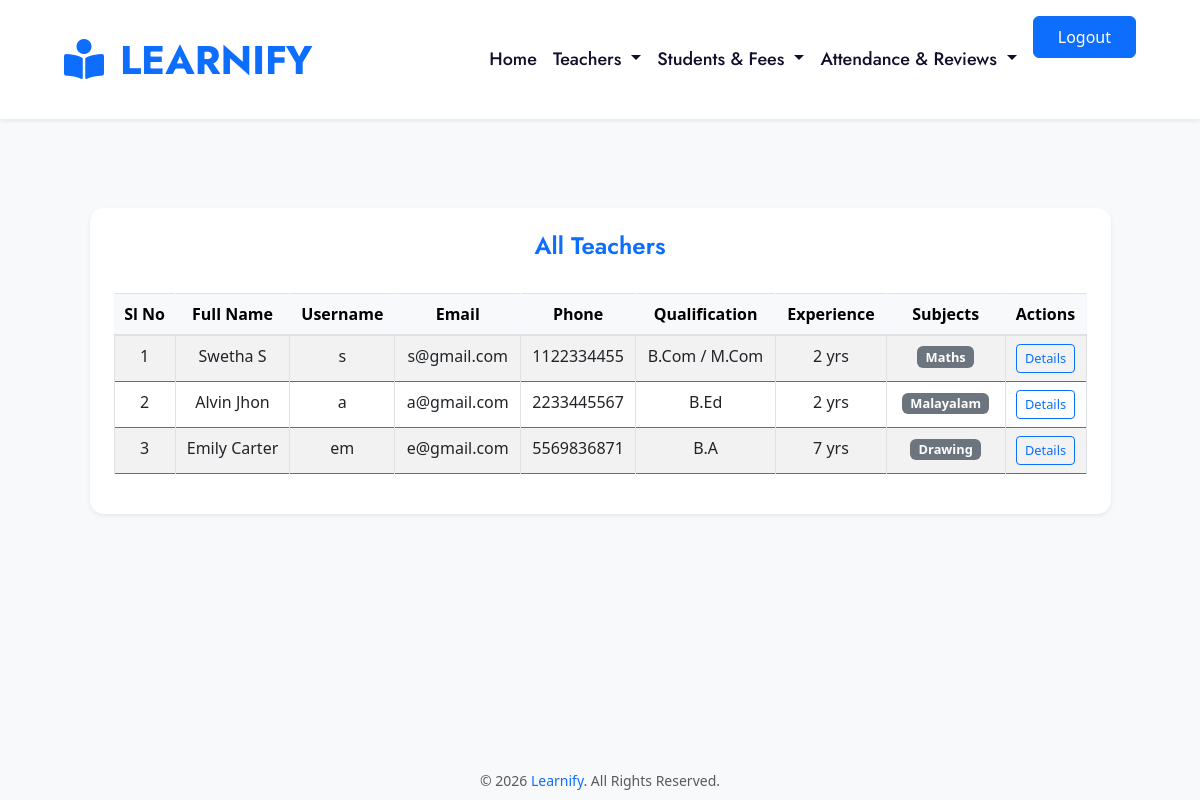
Screenshot of /viewteachers with the database file from the repository.
### Teacher/models.py (models this page shows)
class Teacher_Reg(models.Model):
    user = models.OneToOneField(User, on_delete=models.CASCADE)
    gender=models.CharField(max_length=100,default='null')
    qualification = models.CharField(max_length=100)
    experience = models.CharField(max_length=50)
    phone=models.CharField(max_length=10,default='null')
    subjects = models.ManyToManyField(Subject)
    profile_picture = models.ImageField(upload_to='teacher_profiles/',null=True,blank=True)
    certificates=models.FileField(upload_to='certificates/',null=True,blank=True)
    id_card=models.FileField(upload_to='proof',default='null')
    status=models.CharField(max_length=100,default='pending')

### SiteAdmin/models.py (models this page shows, shortened)
class Subject(models.Model):
    subjectname=models.CharField(max_length=100)

### SiteAdmin/views.py (the view)
# urls.py: path('viewteachers',views.viewteachers,name='viewteachers'),
def viewteachers(request):
    teacher=Teacher_Reg.objects.filter(status='approved')
    return render(request,'admin/view_teachers.html',{'t':teacher})

### template/admin/view_teachers.html (shortened to what this page needs)
{% extends 'admin/page.html' %}
{% block content %}
<div class="container py-5 mt-5">
    <div class="row justify-content-center">
        <div class="col-lg-11 col-md-12 col-sm-12">
            <div class="card shadow-sm border-0">
                <div  class="text-center pt-4">
                    <h4 class="fw-semibold text-primary">All Teachers</h4>
                </div>
                <div class="card-body p-4">
                    {% if t %}
                    <div class="table-responsive">
                        <table class="table table-striped table-bordered align-middle text-center">
                            <thead class="table-light">
                                <tr>
                                    <th >Sl No</th>
                                    <th >Full Name</th>
                                    <th >Username</th>
                                    <th >Email</th>
                                    <th >Phone</th>
                                    <th>Qualification</th>
                                    <th >Experience</th>
                                    <th >Subjects</th>
                                    <th >Actions</th>
                                </tr>
                            </thead>
                            <tbody>
                                {% for teacher in t %}
                                <tr>
                                    <td >{{ forloop.counter }}</td>
                                    <td >{{ teacher.user.first_name }} {{ teacher.user.last_name }}</td>
                                    <td >{{ teacher.user.username }}</td>
                                    <td >{{ teacher.user.email }}</td>
                                    <td >{{ teacher.phone }}</td>
                                    <td >{{ teacher.qualification }}</td>
                                    <td >{{ teacher.experience }} yrs</td>
                                    <td >
                                        {% for sub in teacher.subjects.all %}
                                            <span class="badge bg-secondary mx-1">{{ sub.subjectname }}</span>
                                        {% endfor %}
                                    </td>
                                    <td>
                                        <a href="{% url 'teacher_deatils' teacher.id %}"
                                           class="btn btn-sm btn-outline-primary">
                                           Details
                                        </a>
                                    </td>
                                </tr>
                                {% endfor %}
                            </tbody>
                        </table>
                    </div>
                    {% else %}
                        <div class="alert alert-info text-center">No teachers found.</div>
                    {% endif %}
                </div>
            </div>
        </div>
    </div>
</div>
{% endblock %}

### template/admin/page.html (shortened to what this page needs)
<!DOCTYPE html>
<html lang="en">
{% load static %}
<head>
    <link href="https://cdnjs.cloudflare.com/ajax/libs/font-awesome/5.10.0/css/all.min.css" rel="stylesheet">
    <link href="{% static 'Edukate-1.0.0/lib/owlcarousel/assets/owl.carousel.min.css' %}" rel="stylesheet">
    <link href="{% static 'Edukate-1.0.0/css/style.css' %}" rel="stylesheet">
<link href="https://cdn.jsdelivr.net/npm/bootstrap@5.3.0/dist/css/bootstrap.min.css" rel="stylesheet">
</head>
<body style="background-color:#f8f9fa;">
<div class="container-fluid bg-dark">
    <div class="row py-2 px-lg-5">
        <div class="col-lg-6 text-center text-lg-left mb-2 mb-lg-0">
            <div class="d-inline-flex align-items-center text-white">
                <small>+012 345 6789</small>
                <small class="px-3">|</small>
                <small>learnonlearnify@gmail.com</small>
            </div>
        </div>
        <div class="col-lg-6 text-center text-lg-right">
            <div class="d-inline-flex align-items-center">
                <a class="text-white px-2" href="#"></a>
                <a class="text-white px-2" href="#"></a>
                <a class="text-white px-2" href="#"></a>
                <a class="text-white px-2" href="#"></a>
                <a class="text-white pl-2" href="#"></a>
            </div>
        </div>
    </div>
</div>
<div class="container-fluid p-0">
    <nav class="navbar navbar-expand-lg bg-white navbar-light py-3 px-lg-5 fixed-top shadow-sm">
        <a href="{% url 'adminhome' %}" class="navbar-brand ml-lg-3">
            <h1 class="m-0 text-uppercase text-primary">
                <i class="fa fa-book-reader mr-3"></i>Learnify
            </h1>
        </a>
        <div class="collapse navbar-collapse justify-content-end px-lg-3" id="adminNavbarCollapse">
            <ul class="navbar-nav ml-auto">
                <li class="nav-item">
                    <a href="{% url 'adminhome' %}" class="nav-link">Home</a>
                </li>
                <li class="nav-item dropdown">
                    <a class="nav-link dropdown-toggle" href="#" id="teachersDropdown" role="button" data-bs-toggle="dropdown" aria-expanded="false">
                        Teachers
                    </a>
                </li>
                <li class="nav-item dropdown">
                    <a class="nav-link dropdown-toggle" href="#" id="studentsDropdown" role="button" data-bs-toggle="dropdown" aria-expanded="false">
                        Students & Fees
                    </a>
                </li>
                <li class="nav-item dropdown">
                    <a class="nav-link dropdown-toggle" href="#" id="attendanceDropdown" role="button" data-bs-toggle="dropdown" aria-expanded="false">
                        Attendance & Reviews
                    </a>
                </li>
                <li class="nav-item">
                    <a href="{% url 'logoutuser' %}" class="btn btn-primary py-2 px-4 ms-2">Logout</a>
                </li>
            </ul>
        </div>
    </nav>
</div>
<div style="margin-top:120px;">
    {% block content %}
    {% endblock %}
</div>
<div class="container-fluid bg-light text-center text-muted py-2 mt-5 fixed-bottom">
    <small>
        © 2026 <span class="text-primary">Learnify</span>. All Rights Reserved.
    </small>
</div>
<script src="{% static 'Edukate-1.0.0/js/main.js' %}"></script></body>
</body>
</html>

### template/admin/view_teachers.html (style rules this page uses)
body { background-color: #f8f9fa; }
.card { border-radius: 14px; background-color: #ffffff; }
.badge { font-size: 0.8rem; }
.btn-sm { padding: 0.25rem 0.5rem; font-size: 0.8rem; }

### rows the page displays
Teacher_Reg: user.first_name "Swetha", user.last_name "S", user.username "s", user.email "s@gmail.com", phone "1122334455", qualification "B.Com / M.Com", experience "2"
Subject: subjectname "Maths"
Teacher_Reg: user.first_name "Alvin", user.last_name "Jhon", user.username "a", user.email "a@gmail.com", phone "2233445567", qualification "B.Ed", experience "2"
Subject: subjectname "Malayalam"
Teacher_Reg: user.first_name "Emily", user.last_name "Carter", user.username "em", user.email "e@gmail.com", phone "5569836871", qualification "B.A", experience "7"
Subject: subjectname "Drawing"
